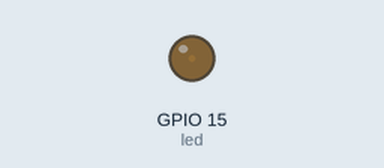
A sketch run on a simulated ESP32. Parts: output pins drawn as LEDs (lit = HIGH).

Above: at 0.05 s.
At 2.15 s:
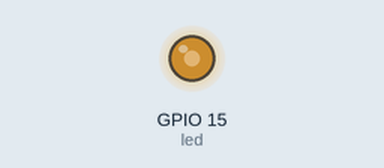
At 3.45 s:
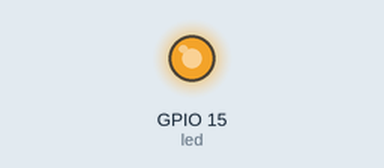
At 6.9 s:
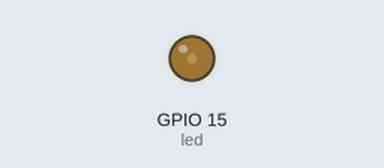
Timing chart, 0 to 10.0 s (numbered marks = the images above):
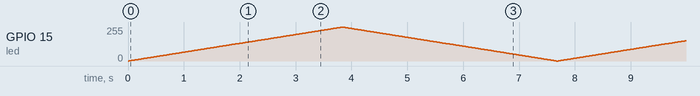

The sketch:

6_Configurando_Saida_PWM.ino
```cpp
//---Mapeamento de Hardware---//
#define led 15

//---Variáveis Globais---//
int frequencia = 5000;
int resolucao  =    8;

//---Função Principal---//
void setup()
{
  //Configuração para o funcionamento do PWM no LED
  ledcAttach(led, frequencia, resolucao);
}

//---Loop Infinito---//
void loop()
{
  //Incrementando o brilho do LED
  for(int i=0; i<= 255; i++)
  {
    //Mudando a intensidade do brilho do LED com uso do PWM
    ledcWrite(led, i);
    delay(15);
  }

  //Decrementando o brilho do LED
  for(int i=255; i>=0; i--)
  {
    //Mudando a intensidade do brilho do LED com uso do PWM
    ledcWrite(led, i);
    delay(15);
  }
}
```
